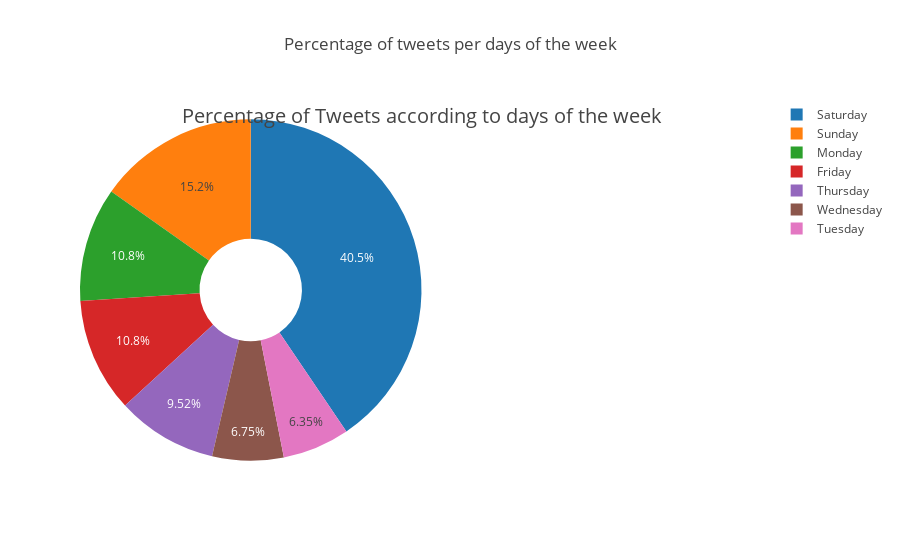

Notebook code for this chart:
### Markdown cell above
### Plotting the number of tweets by days of the week.

### Code cell
cnt_ = twitter_data['tweeted_day_of_week'].value_counts()
cnt_ = cnt_.sort_index() 
fig = {
  "data": [
    {
      "values": cnt_.values,
      "labels": cnt_.index,
      "domain": {"x": [0, .5]},
      "name": "Number of tweets per day",
      "hoverinfo":"label+percent+name",
      "hole": .3,
      "type": "pie"
    },],
  "layout": {
        "title":"Percentage of tweets per days of the week",
        "annotations": [
            { "font": { "size": 20},
              "showarrow": False,
             "text": "Percentage of Tweets according to days of the week",
                "x": 0.50,
                "y": 1
            },
        ]
    }
}
iplot(fig)
cnt_

### Figure 1 — Plotly figure (JSON) as saved in the notebook; plotly's stock layout.template omitted (floating-point values rounded to 4 significant figures)
{"data": [{"domain": {"x": [0, 0.5]}, "hole": 0.3, "hoverinfo": "label+percent+name", "labels": ["Friday", "Monday", "Saturday", "Sunday", "Thursday", "Tuesday", "Wednesday"], "name": "Number of tweets per day", "type": "pie", "uid": "40350a81-c2a0-401a-a080-bf92d47dae16", "values": [14622, 14651, 54879, 20598, 12891, 8600, 9139]}], "layout": {"annotations": [{"font": {"size": 20}, "showarrow": false, "text": "Percentage of Tweets according to days of the week", "x": 0.5, "y": 1}], "title": {"text": "Percentage of tweets per days of the week"}}}
